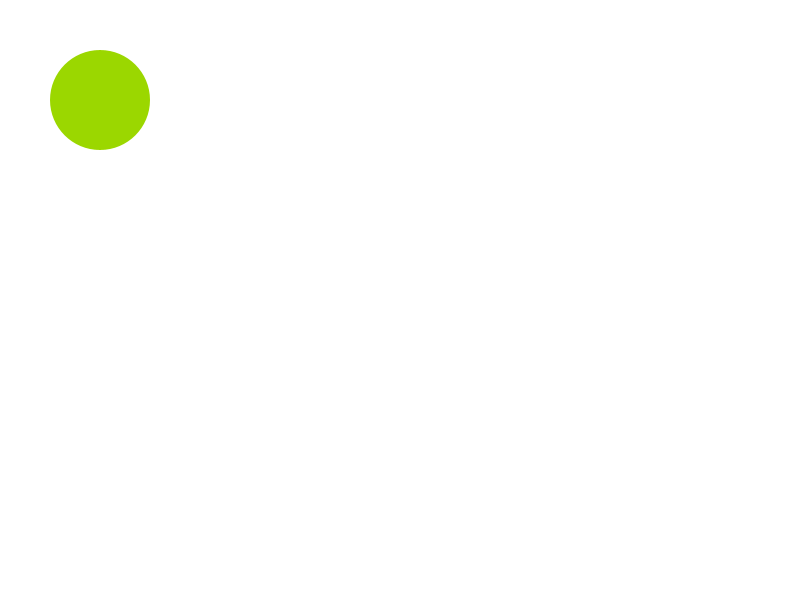
Frame 1 (no input)
Frame 60 (the mouse pressed at the canvas centre just before this capture): identical to frame 1, image omitted
Frame 120 (the mouse held since frame 60 and released just before this capture): identical to frame 1, image omitted

The Processing sketch that drew this single still picture (run headless with seeded random() and noise(); from frame 60 on, the mouse is pressed at the canvas centre):

// Processing sketch: EXQ_4A_02
// ── EXQ_4A_02.pde
float x = 100, y = 100;
boolean h = false;                               

void setup() { size(800, 600); frameRate(30); noStroke(); }

void draw()
{ 
  background(255); fill(155, 215, 0); 
  if (h) ellipse(mouseX + x, mouseY + y, 100, 100); else ellipse(x, y, 100, 100);
}

void mousePressed()
{ 
  x -= mouseX; y -= mouseY; h = true;
}  

void mouseReleased()
{ 
  x += mouseX; y += mouseY; h = false;
} 
